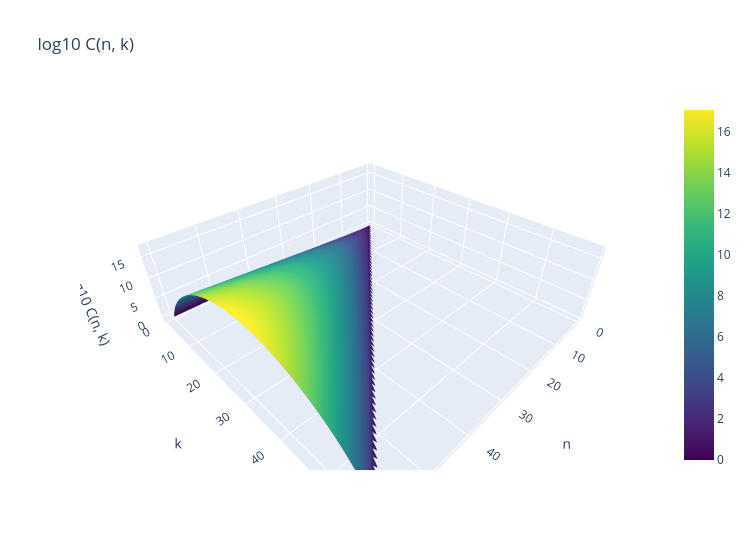

This figure's notebook cell:
### Markdown cell above
### 8.2 Interactive Plotly version of 8.1
Hover to read $\log_{10}\binom nk$ for any $(n,k)$.

### Code cell
fig = go.Figure(go.Surface(x=n_ax, y=k_ax, z=Z, colorscale="Viridis"))
fig.update_layout(title="log10 C(n, k)", width=750, height=550, scene=dict(xaxis_title="n", yaxis_title="k", zaxis_title="log10 C(n, k)"))
fig.show()

### Figure 1 — Plotly figure (JSON) as saved in the notebook; plotly's stock layout.template omitted (floating-point values rounded to 4 significant figures; data arrays with more than 128 entries replaced by an {"elided": "..."} marker saying what was removed)
{"data": [{"colorscale": [[0.0, "#440154"], [0.1111, "#482878"], [0.2222, "#3e4989"], [0.3333, "#31688e"], [0.4444, "#26828e"], [0.5556, "#1f9e89"], [0.6667, "#35b779"], [0.7778, "#6ece58"], [0.8889, "#b5de2b"], [1.0, "#fde725"]], "type": "surface", "x": [1, 2, 3, 4, 5, 6, 7, 8, 9, 10, 11, 12, 13, 14, 15, 16, 17, 18, 19, 20, 21, 22, 23, 24, 25, 26, 27, 28, 29, 30, 31, 32, 33, 34, 35, 36, 37, 38, 39, 40, 41, 42, 43, 44, 45, 46, 47, 48, 49, 50, 51, 52, 53, 54, 55, 56, 57, 58, 59, 60], "y": [0, 1, 2, 3, 4, 5, 6, 7, 8, 9, 10, 11, 12, 13, 14, 15, 16, 17, 18, 19, 20, 21, 22, 23, 24, 25, 26, 27, 28, 29, 30, 31, 32, 33, 34, 35, 36, 37, 38, 39, 40, 41, 42, 43, 44, 45, 46, 47, 48, 49, 50, 51, 52, 53, 54, 55, 56, 57, 58, 59, 60], "z": {"elided": "61x60 float values"}}], "layout": {"height": 550, "scene": {"xaxis": {"title": {"text": "n"}}, "yaxis": {"title": {"text": "k"}}, "zaxis": {"title": {"text": "log10 C(n, k)"}}}, "title": {"text": "log10 C(n, k)"}, "width": 750}}
